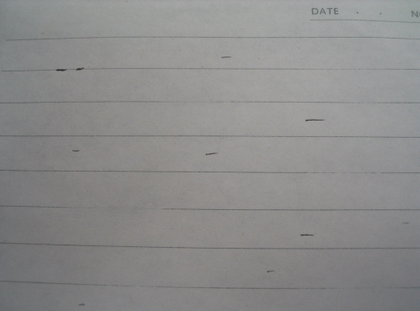
%> input picture 信息隐藏/滤波和图像识别/test.bmp, 420 x 311 px, shrunk from 512 x 379 before the run
$ octave Lvbo1.m   (GNU Octave 9; MATLAB toolbox functions it lacks are replaced by stand-ins)
%> lines starting %> are read from the running program, lines starting %| are printed output that depends on the picture
clc,clear

%% 读入图像
I=imread('test.bmp');
%> I is the input picture: size 311x420x3 uint8; mean R, G, B 140.1, 139.6, 139.4
%I = imread(fineName);
I=rgb2gray(I);
%> I: size 311x420 uint8
figure(1);

subplot(2,2,1);

imshow(I);

title('原图像');

%% 直方图均衡化

m = 16;

H = histeq(I,m);
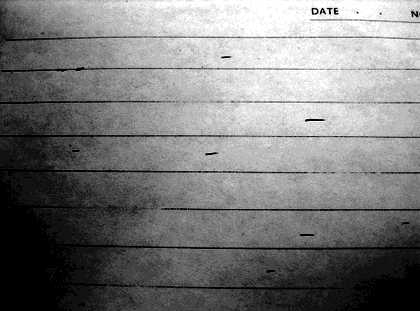
%> H: size 311x420 uint8; min 0, max 255, mean 122.4

subplot(222);

imshow(H,[]);

title('均衡后的图像');

subplot(223);

hist(double(I),m);

title('直方图');

subplot(224);

hist(double(H),m)

title('均衡后的直方图');
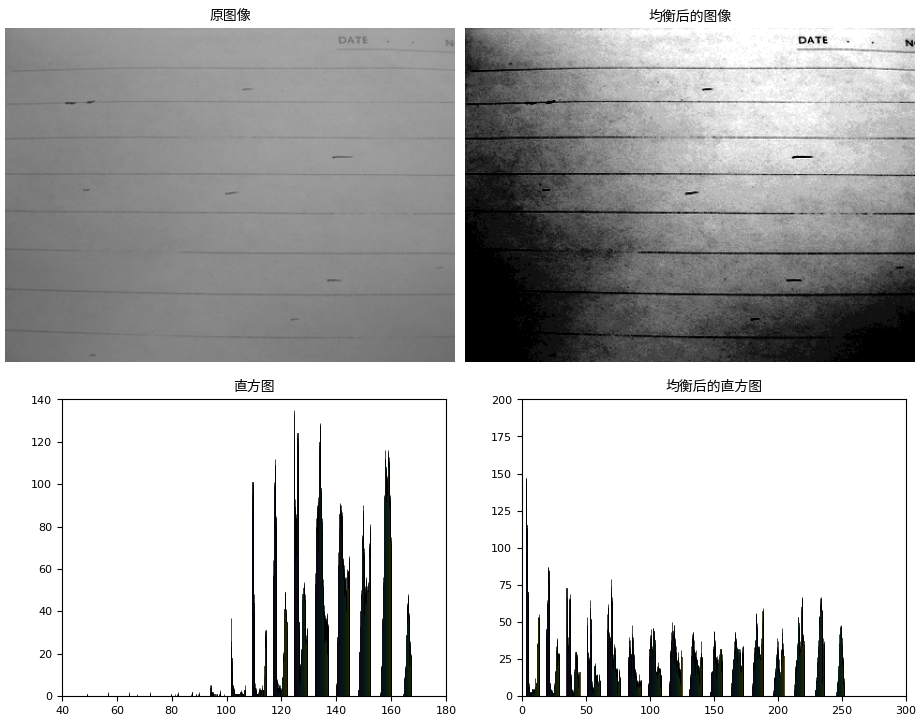
%> figure redrawn from the program's plot data, 4 panels


%% 噪声与滤波

figure(2)

subplot(3,2,1);

imshow(I);

title('原图像');

% 加入椒盐噪声并显示

II = imnoise(I,'salt & pepper');
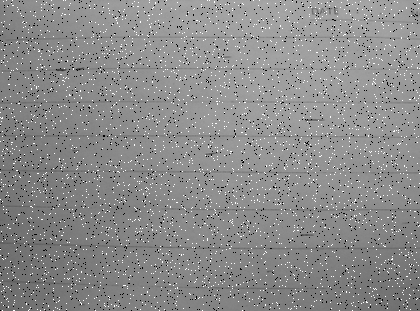
%> II: size 311x420 uint8; min 0, max 255, mean 139.1

subplot(3,2,2);

imshow(II);

title('加入椒盐噪声后的图像');

% 低通滤波平滑

[B,A] = butter(6,0.2,'low');

J = filter(B,A,double(II));
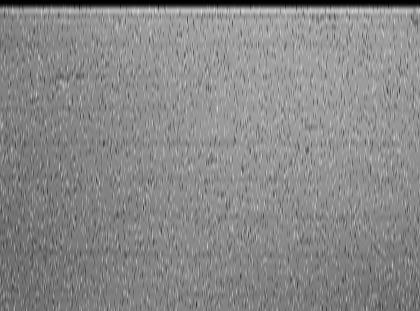
%> J: size 311x420 double; min 0, max 222.7, mean 136.8

subplot(3,2,3);

imshow(J,[]);

title('低通滤波平滑');

% 中值滤波平滑

J = medfilt2(II);
%> J: size 311x420 uint8

subplot(3,2,4);

imshow(J,[]);

title('中值滤波平滑');

% 同态滤波

[I0,M] = imread('test.bmp');
%> M = []
I0=rgb2gray(I0);

%I0 = II;M=[];

I1 = log(double(I0)+1);
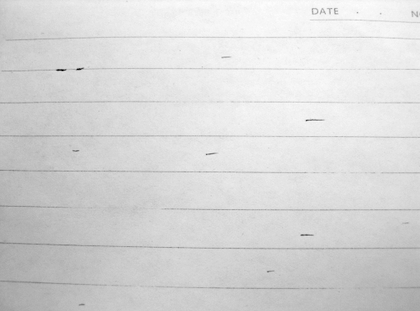
%> I1: size 311x420 double; min 3.87, max 5.14, mean 4.94; drawn with min black and max white

I2 = fft2(I1);

N=2;D0=0.05*pi;rh=0.8;r=0.5;

[row,col]=size(I2);
%> row = 311; col = 420

for m=1:row

for n=1:col

D1(m,n)=sqrt(m^2+n^2);

H(m,n)=r+(rh/(1+(D0/D1(m,n))^(2*N)));

end

end
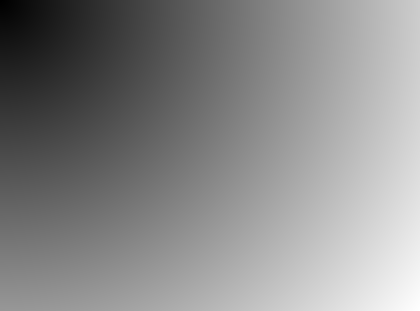
%> D1: size 311x420 double; min 1.41, max 522.6, mean 282.2; drawn with min black and max white
%> H: size 311x420 uint8; every value is 1

I3=I2.*single(H);

I4=ifft2(I3);

I5=exp(I4)-1;


subplot(3,2,5);

imshow(I0,M);

title('原图像');

subplot(3,2,6);

imshow(I5,M);

title('同态滤波后的图像');
